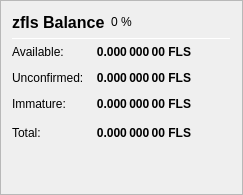
                   <widget class="QFrame" name="frame_ZerocoinBalances">
                    <property name="frameShape">
                     <enum>QFrame::StyledPanel</enum>
                    </property>
                    <property name="frameShadow">
                     <enum>QFrame::Raised</enum>
                    </property>
                    <layout class="QVBoxLayout" name="verticalLayout_7">
                     <item>
                      <layout class="QHBoxLayout" name="horizontalLayout_8" stretch="0,0,0">
                       <item>
                        <widget class="QLabel" name="label_5z_3">
                         <property name="minimumSize">
                          <size>
                           <width>0</width>
                           <height>20</height>
                          </size>
                         </property>
                         <property name="font">
                          <font>
                           <pointsize>12</pointsize>
                           <weight>75</weight>
                           <bold>true</bold>
                          </font>
                         </property>
                         <property name="text">
                          <string>zfls Balance</string>
                         </property>
                        </widget>
                       </item>
                       <item>
                        <widget class="QLabel" name="labelzflsPercent">
                         <property name="text">
                          <string notr="true">0 %</string>
                         </property>
                        </widget>
                       </item>
                       <item>
                        <spacer name="horizontalSpacer_11">
                         <property name="orientation">
                          <enum>Qt::Horizontal</enum>
                         </property>
                         <property name="sizeHint" stdset="0">
                          <size>
                           <width>40</width>
                           <height>20</height>
                          </size>
                         </property>
                        </spacer>
                       </item>
                      </layout>
                     </item>
                     <item>
                      <widget class="Line" name="line_ZerocoinBalance">
                       <property name="minimumSize">
                        <size>
                         <width>0</width>
                         <height>1</height>
                        </size>
                       </property>
                       <property name="maximumSize">
                        <size>
                         <width>16777215</width>
                         <height>1</height>
                        </size>
                       </property>
                       <property name="orientation">
                        <enum>Qt::Horizontal</enum>
                       </property>
                      </widget>
                     </item>
                     <item>
                      <layout class="QGridLayout" name="gridLayout_5">
                       <property name="spacing">
                        <number>12</number>
                       </property>
                       <item row="1" column="0">
                        <widget class="QLabel" name="labelzBalanceMatureText">
                         <property name="toolTip">
                          <string>Mature: more than 20 confirmation and more than 1 mint of the same denomination after it was minted.
These zfls are spendable.</string>
                         </property>
                         <property name="text">
                          <string>Available:</string>
                         </property>
                        </widget>
                       </item>
                       <item row="1" column="1">
                        <widget class="QLabel" name="labelzBalanceMature">
                         <property name="font">
                          <font>
                           <weight>75</weight>
                           <bold>true</bold>
                          </font>
                         </property>
                         <property name="toolTip">
                          <string>Mature: more than 20 confirmation and more than 1 mint of the same denomination after it was minted.
These zfls are spendable.</string>
                         </property>
                         <property name="text">
                          <string notr="true">0.000 000 00 FLS</string>
                         </property>
                         <property name="alignment">
                          <set>Qt::AlignRight|Qt::AlignTrailing|Qt::AlignVCenter</set>
                         </property>
                        </widget>
                       </item>
                       <item row="2" column="0">
                        <widget class="QLabel" name="labelzBalanceUnconfirmedText">
                         <property name="toolTip">
                          <string>Unconfirmed: less than 20 confirmations
Immature: confirmed, but less than 1 mint of the same denomination after it was minted</string>
                         </property>
                         <property name="text">
                          <string>Unconfirmed:</string>
                         </property>
                        </widget>
                       </item>
                       <item row="2" column="1">
                        <widget class="QLabel" name="labelzBalanceUnconfirmed">
                         <property name="font">
                          <font>
                           <weight>75</weight>
                           <bold>true</bold>
                          </font>
                         </property>
                         <property name="toolTip">
                          <string>Unconfirmed: less than 20 confirmations
Immature: confirmed, but less than 1 mint of the same denomination after it was minted</string>
                         </property>
                         <property name="text">
                          <string notr="true">0.000 000 00 FLS</string>
                         </property>
                         <property name="alignment">
                          <set>Qt::AlignRight|Qt::AlignTrailing|Qt::AlignVCenter</set>
                         </property>
                        </widget>
                       </item>
                       <item row="3" column="0">
                        <widget class="QLabel" name="labelzBalanceImmatureText">
                         <property name="toolTip">
                          <string>Unconfirmed: less than 20 confirmations
Immature: confirmed, but less than 1 mint of the same denomination after it was minted</string>
                         </property>
                         <property name="text">
                          <string>Immature:</string>
                         </property>
                        </widget>
                       </item>
                       <item row="3" column="1">
                        <widget class="QLabel" name="labelzBalanceImmature">
                         <property name="font">
                          <font>
                           <weight>75</weight>
                           <bold>true</bold>
                          </font>
                         </property>
                         <property name="toolTip">
                          <string>Unconfirmed: less than 20 confirmations
Immature: confirmed, but less than 1 mint of the same denomination after it was minted</string>
                         </property>
                         <property name="text">
                          <string notr="true">0.000 000 00 FLS</string>
                         </property>
                         <property name="alignment">
                          <set>Qt::AlignRight|Qt::AlignTrailing|Qt::AlignVCenter</set>
                         </property>
                        </widget>
                       </item>
                       <item row="4" column="0">
                        <widget class="QLabel" name="labelzBalanceText">
                         <property name="toolTip">
                          <string>Your current zfls balance, unconfirmed and immature zfls included.</string>
                         </property>
                         <property name="text">
                          <string>Total:</string>
                         </property>
                        </widget>
                       </item>
                       <item row="4" column="1">
                        <widget class="QLabel" name="labelzBalance">
                         <property name="font">
                          <font>
                           <weight>75</weight>
                           <bold>true</bold>
                          </font>
                         </property>
                         <property name="cursor">
                          <cursorShape>IBeamCursor</cursorShape>
                         </property>
                         <property name="toolTip">
                          <string>Your current zfls balance, unconfirmed and immature zfls included.</string>
                         </property>
                         <property name="text">
                          <string notr="true">0.000 000 00 FLS</string>
                         </property>
                         <property name="alignment">
                          <set>Qt::AlignRight|Qt::AlignTrailing|Qt::AlignVCenter</set>
                         </property>
                         <property name="textInteractionFlags">
                          <set>Qt::LinksAccessibleByMouse|Qt::TextSelectableByKeyboard|Qt::TextSelectableByMouse</set>
                         </property>
                        </widget>
                       </item>
                       <item row="4" column="2">
                        <spacer name="horizontalSpacer_4">
                         <property name="orientation">
                          <enum>Qt::Horizontal</enum>
                         </property>
                         <property name="sizeHint" stdset="0">
                          <size>
                           <width>40</width>
                           <height>20</height>
                          </size>
                         </property>
                        </spacer>
                       </item>
                      </layout>
                     </item>
                     <item>
                      <spacer name="verticalSpacer_4">
                       <property name="orientation">
                        <enum>Qt::Vertical</enum>
                       </property>
                       <property name="sizeHint" stdset="0">
                        <size>
                         <width>20</width>
                         <height>40</height>
                        </size>
                       </property>
                      </spacer>
                     </item>
                    </layout>
                   </widget>
